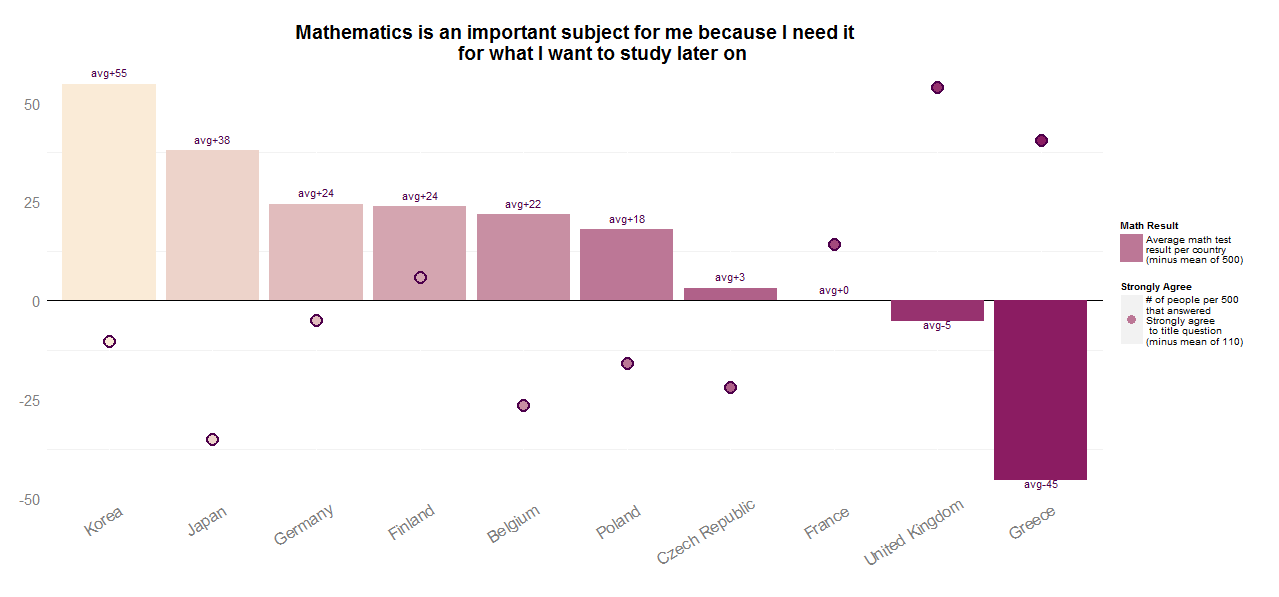

This chart was generated by the following R code:
library(dplyr)
library(ggplot2)
library(Hmisc)
library(gridExtra)

con <- url("http://biecek.pl/MIMUW/PISAeurope.rda")
print(load(con))


############################################################################
############################################################################
########################################### wykres 5 #######################

#### przygotowanie danych ####
#head(pisa)
#02 moze byc

dane2 <- pisa %>%
   select(CNT,ST29Q07,PV1MATH,W_FSTUWT) %>%
   filter(ST29Q07!="NA") %>%
   group_by(CNT,ST29Q07) %>%
   summarise(math = weighted.mean(PV1MATH, W_FSTUWT, na.rm = TRUE),
             liczba=n()) 

dane3 <- pisa %>%
   select(CNT,ST29Q07,PV1MATH,W_FSTUWT) %>%
   filter(ST29Q07!="NA") %>%
   group_by(CNT) %>%
   summarise(math = weighted.mean(PV1MATH, W_FSTUWT, na.rm = TRUE),
             calosc=n()) 

dane4 <- data.frame(matrix(0,nrow(dane2),4))
names(dane4)<-c("CNT","ODP","math","liczba")
for (i in 1:nrow(dane2)){
   kraj <- levels(dane2$CNT)[dane2$CNT[i]]
   dane4[i,3]<- dane3[dane3$CNT==kraj,2]
   dane4[i,4] <- dane2$liczba[i]/dane3[dane3$CNT==kraj,3]
}

names(dane2)[2] <- "ODP"
dane4$CNT <- dane2$CNT
dane4$ODP <- dane2$ODP

Sagr <- dane4 %>%
   filter(ODP=="Strongly agree") %>%
   mutate(SA=liczba)

Agr <- dane4 %>%
   filter(ODP=="Agree") %>%
   mutate(A=liczba)

dane5 <- cbind(Sagr[,c("CNT","math","SA")],A=Agr[,"A"])
dane5$CNT <- reorder(dane5$CNT,-dane5$math)

mean(dane5$SA)*500

(ggplot(dane5)+geom_point(aes(x=CNT,y=math-500)) +
   geom_point(aes(x=CNT,y=(SA-mean(SA))*1000),color="blue") +
   geom_point(aes(x=CNT,y=(A-mean(A))*1000),color="red"))

#### przygotowanie wykresu (dane2) ####
w <- ggplot(dane5) + 
   ggtitle("Mathematics is an important subject for me because I need it
           for what I want to study later on") +
    theme(
      plot.title=element_text(face="bold",size=19),
      axis.title=element_blank(),
      panel.background=element_blank(),
      axis.text.x  = element_text(angle=32, hjust=0.8,size=16),
      axis.text.y  = element_text(size=15),
      axis.ticks = element_blank()
   ) + geom_abline(intercept = 0,slope=0)+

   geom_bar(stat="identity",aes(x=CNT, y=math-500,fill=CNT))+
   geom_text(color="#4D004B",size=4,
             aes(vjust=-0.8*ifelse(sign(math-500)==1,1,-1),x=CNT, y=math-500,
                 label=paste0("avg",ifelse(sign(math-500)==1,"+","-"),abs(round(math-500)))))+
 #  geom_text(color="#4D004B",size=4,
 #           aes(vjust=2,x=CNT, (SA-mean(SA))*500,
 #                label=paste0("avg",ifelse(sign((SA-mean(SA))*500)==1,"+","-"),abs(round((SA-mean(SA))*500)))))+
   scale_fill_manual(values=colorRampPalette(c("antiquewhite", "maroon4"))(10),name="Math Result",
                     breaks="Poland",labels="Average math test \nresult per country \n(minus mean of 500)")+
   
   geom_point(aes(x=CNT,y=(SA-mean(SA))*500),color="#4D004B",size=6)+
   geom_point(aes(x=CNT,y=(SA-mean(SA))*500,color=CNT),size=4)+
   scale_color_manual(values=colorRampPalette(c("antiquewhite", "maroon4"))(10),
                      name="Strongly Agree",breaks=c("Poland"),
                      labels="# of people per 500 \nthat answered \nStrongly agree\n to title question \n(minus mean of 110)")
w
